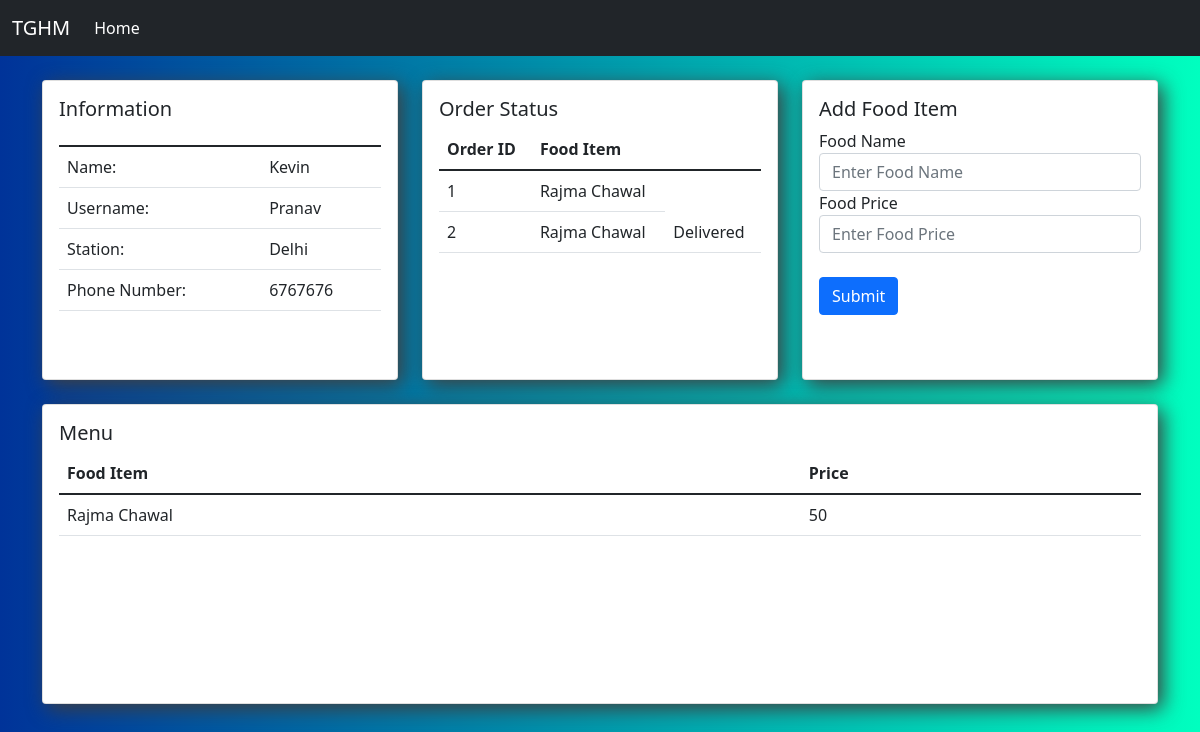
Page /restaurant/dashboard/3 on the earlier database version.
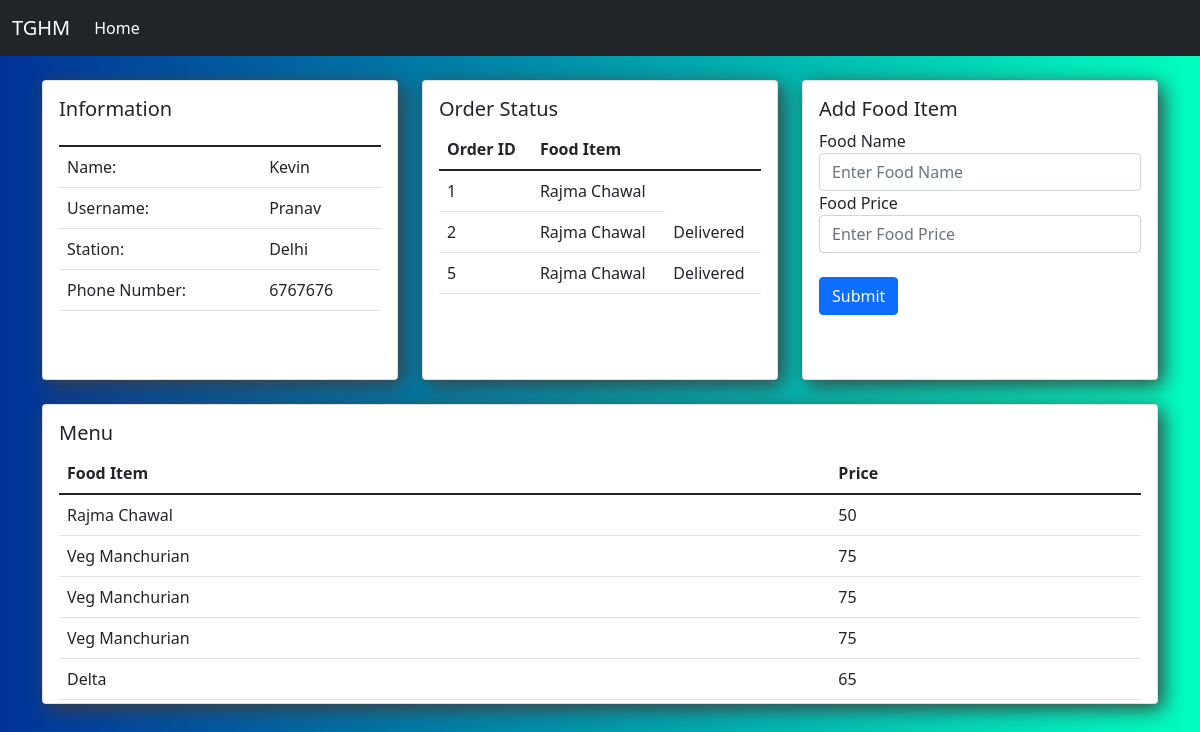
Same page on the later database version.
### customer/models.py (models this page shows, shortened)
class Orders(models.Model):
    food_item = models.IntegerField()
    restaurant = models.ForeignKey(Restaurant, on_delete= models.CASCADE, default=None)
    customer = models.ForeignKey(Customer, on_delete= models.CASCADE, default=None)
    time = models.DateTimeField(default= datetime.now())
    status = models.IntegerField(default=0)

### restaurant/models.py (models this page shows, shortened)
class FoodItem(models.Model):
    name = models.CharField(max_length=40)
    price = models.IntegerField()
    restaurant = models.ForeignKey(Restaurant, on_delete=models.CASCADE)

### restaurant/views.py (the view)
# urls.py: path('dashboard/', views.dashboard, name='dashboard'),
def dashboard(request,restaurant_id):
    restaurant = Restaurant.objects.get(id=restaurant_id)
    food_list = FoodItem.objects.filter(restaurant_id=restaurant_id)
    order_list = Orders.objects.filter(restaurant_id=restaurant_id)
    context = {'restaurant': restaurant,'food_list': food_list, 'order_list': order_list}
    return render(request, 'restaurant/dashboard.html',context)

### restaurant/templates/restaurant/dashboard.html (shortened to what the changed rows need)
<!doctype html>
<html lang="en">
<head>
    <link href="https://cdn.jsdelivr.net/npm/bootstrap@5.1.3/dist/css/bootstrap.min.css" rel="stylesheet"
>
</head>
<body>
    <br>
    <div class="container">
        <div class="row">
            <div class="col">
                <div class="card">
                    <div class="card-body">
                        <div class="card-text">
                            <table class="table">
                                <thead>
                                    <tr>
                                        <th scope="col"></th>
                                        <th scope="col"></th>
                                    </tr>
                                </thead>
                            </table>
                        </div>
                    </div>
                </div>
            </div>
            <div class="col">
                <div class="card">
                    <div class="card-body">
                        <div class="card-text">
                            <table class="table">
                                <thead>
                                    <tr>
                                        <th scope="col">Order ID</th>
                                        <th scope="col">Food Item</th>
                                        <th scope="col"></th>
                                    </tr>
                                </thead>
                                <tbody>
                                    {% for order in order_list %}
                                    <tr>
                                        <td>{{order.id}}</td>
                                        {% for food in food_list %}
                                        {% if food.id == order.food_item %}
                                            <td>{{food.name}}</td>
                                        {% endif %}
                                        {% endfor %}
                                        {% if order.status == 0 %}
                                        <td><a class="btn btn-primary" href="/restaurant/change_status/{{order.id}}">Accept Order</a></td>
                                        {% elif order.status == 1 %}
                                        <td>Accepted</td>
                                        {% elif order.status == 2 %}
                                        <td>Delivered</td>
                                        {% endif %}
                                    </tr>
                                    {% endfor %}
                                </tbody>
                            </table>
                        </div>
                    </div>
                </div>
            </div>
        </div>
        <br>
        <div class="row">
            <div class="col">
                <div class="card">
                    <div class="card-body">
                        <div class="card-text">
                            {% if food_list %}
                            <table class="table">
                                <thead>
                                    <tr>
                                        <th scope="col">Food Item</th>
                                        <th scope="col">Price</th>
                                    </tr>
                                </thead>
                                <tbody>
                                    {% for item in food_list %}
                                    <tr>
                                        <td>{{item.name}}</td>
                                        <td>{{item.price}}</td>
                                    </tr>
                                    {% endfor %}
                                </tbody>
                            </table>
                            {% else %}
                            <p>No Food Items</p>
                            {% endif %}
                        </div>
                    </div>
                </div>
            </div>
        </div>
    </div>
</body>
</html>

Differences in the rows shown:
added Orders: id "5", status "Delivered", FoodItem (name "Rajma Chawal")
added FoodItem: name "Veg Manchurian", price "75", shown under "Menu"
added FoodItem: name "Veg Manchurian", price "75", shown under "Menu"
added FoodItem: name "Veg Manchurian", price "75", shown under "Menu"
added FoodItem: name "Delta", price "65", shown under "Menu"
